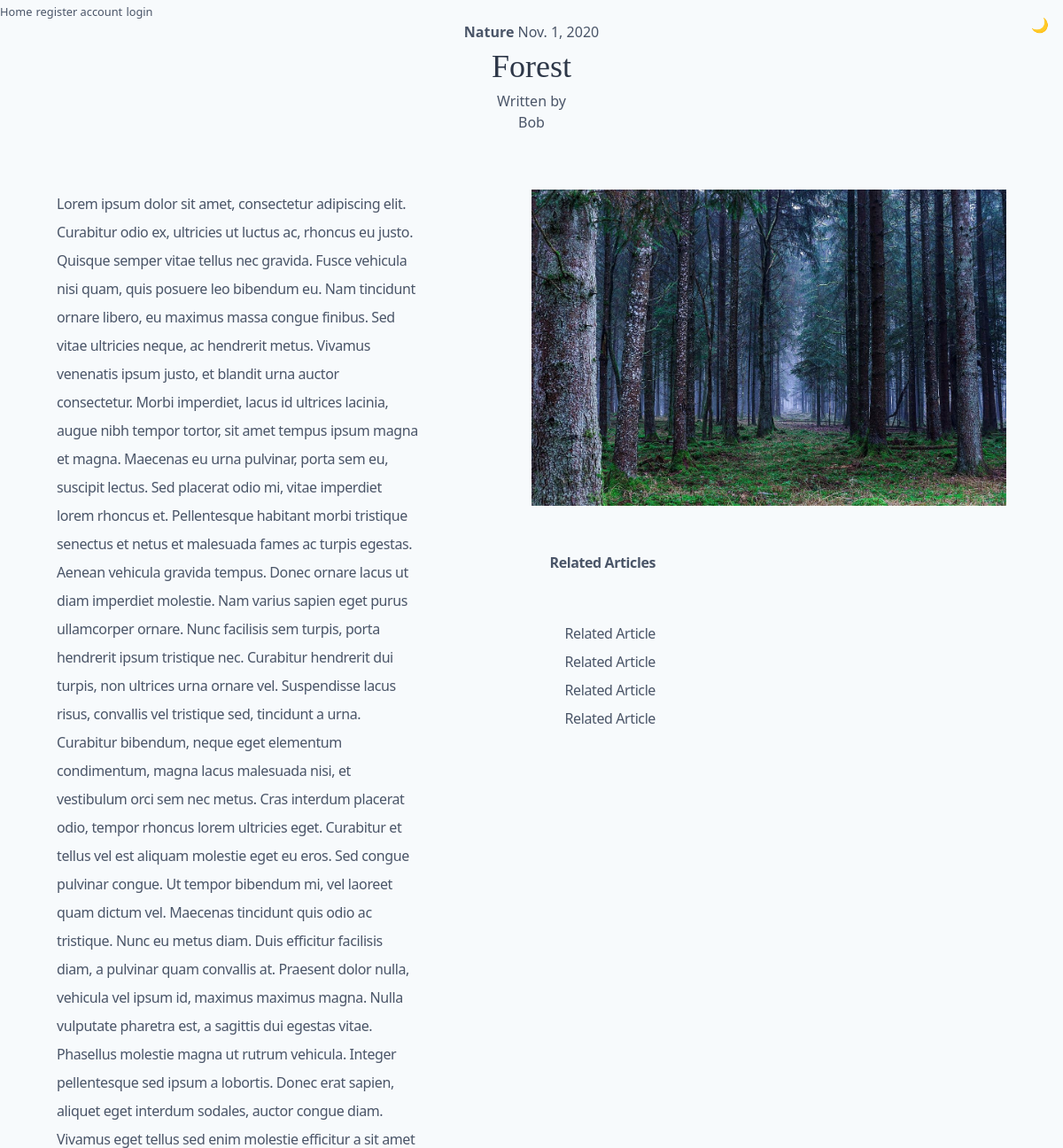
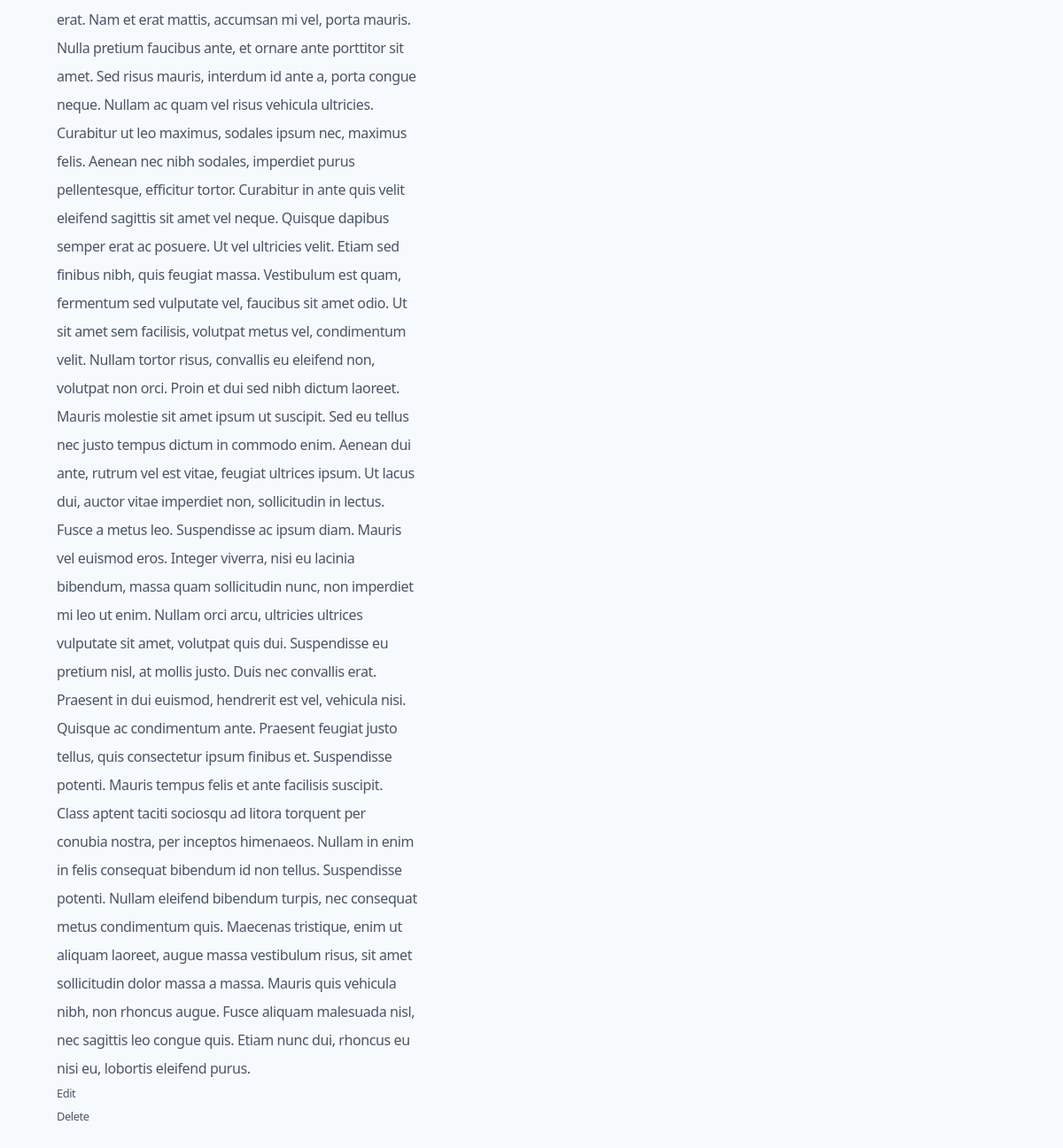
Screenshot of /post/21 with the database file from the repository (2 pictures, top to bottom).
### blogApp/models.py (models this page shows, shortened)
class Post(models.Model):  # Null and auto if we don't have an image
    picture = models.ImageField(upload_to="images/", null=True, blank=True)
    title = models.CharField(max_length=255)
    category = models.CharField(max_length=100)
    author = models.ForeignKey(User, on_delete=models.CASCADE)
    body = models.TextField()
    date = models.DateField(auto_now_add=True)

### blogApp/views.py (the view)
# urls.py: path('post/<int:pk>', PostDetailView.as_view(), name='postDetails'),
class PostDetailView(DetailView):
    model = Post
    template_name = 'postDetails.html'

### blogApp/templates/postDetails.html (shortened to what this page needs)
<html>
<head>
  <link href="https://unpkg.com/tailwindcss@^1.0/dist/tailwind.min.css" rel="stylesheet">
</head>
<a href="{% url 'home' %}"><small>Home</small></a>
{% if user.is_authenticated %}
<a href="{% url 'logout' %}"><small>{{ ' logout' }}</small></a>
<a href="{% url 'add_post' %}"><small>{{ ' add post' }}</small></a>
{% else %}
<a href="{% url 'register' %}"><small>{{ 'register account' }}</small></a>
<a href="{% url 'login' %}"><small>{{ ' login' }}</small></a>
{% endif %}
<p class="text-center "><strong>{{ post.category }}</strong>{{ ' ' }}{{ post.date}}</p>
<p class="font-serif text-4xl text-gray-800 text-center">{{ post.title }}</p>
<p class="text-center ">{{ 'Written by' }}</p>
<p class="text-center ">{{ post.author }}</p>
<body class="bg-gray-100 text-gray-700 font-sans quicksand">
    <div class="p-6 sm:p-10 md:p-16 flex flex-wrap">
        <div class="w-full md:w-1/2 md:pr-32 order-3 md:order-1">
            <div class="max-w-md md:float-right md:text-left leading-loose tracking-tight md:sticky md:top-0 ">
                <ul class="flex flex-wrap justify-between flex-col">
                    {{ post.body }}
                        <a href="{% url 'update_post' post.pk %}"><small>Edit</small></a>
    <a href="{% url 'delete_post' post.pk %}"><small>Delete</small></a>
                </ul>
            </div>
        </div>
        <div class="w-full md:w-1/2 order-1 md:order-2">
     {% if post.picture %}
 <img class="object-center" src="{{ post.picture.url }}">
    {% endif %}
                    <div class="w-full md:w-1/2 md:pr-32 pt-12 md:pt-0 md:sticky md:bottom-0 order-4 md:order-3">
            <div class="max-w-md md:float-right md:text-right leading-loose tracking-tight md:mb-16">
                <p class="font-bold my-4 md:my-12">Related Articles</p>
                <ul class="flex flex-wrap justify-between flex-row md:flex-col">
                    <li><a href="#" class="nav mx-2 md:mx-0">Related Article</a></li>
                    <li><a href="#" class="nav mx-2 md:mx-0">Related Article</a></li>
                    <li><a href="#" class="nav mx-2 md:mx-0">Related Article</a></li>
                    <li><a href="#" class="nav mx-2 md:mx-0">Related Article</a></li>
                </ul>
            </div>
        </div>
        </div>
    </div>
    <div class="absolute top-0 right-0 h-12 w-18 p-4">
        <button class="js-change-theme focus:outline-none">🌙</button>
    </div>
</body>
</html>

### rows the page displays
Post: category "Nature", date "Nov. 1, 2020", title "Forest", author "Bob", body "Lorem ipsum dolor sit amet, consectetur adipiscing elit. Curabitur odio ex, ultricies ut luctus ac, rhoncus eu justo. Quisque semper vitae tellus nec gravida. Fusce vehicula nisi quam, quis posuere leo bibendum eu. Nam tincidunt ornare libero, eu maximus massa congue finibus. Sed vitae ultricies neque, ac hendrerit metus. Vivamus venenatis ipsum justo, et blandit urna auctor consectetur. Morbi imperdiet, lacus id ultrices lacinia, augue nibh tempor tortor, sit amet tempus ipsum magna et magna. Maecenas eu urna pulvinar, porta sem eu, suscipit lectus. Sed placerat odio mi, vitae imperdiet lorem rhoncus et. Pellentesque habitant morbi tristique senectus et netus et malesuada fames ac turpis…", picture (picture)

### other values shown
{{ 'register account' }} "register account"
{{ ' login' }} "login"
{{ 'Written by' }} "Written by"
